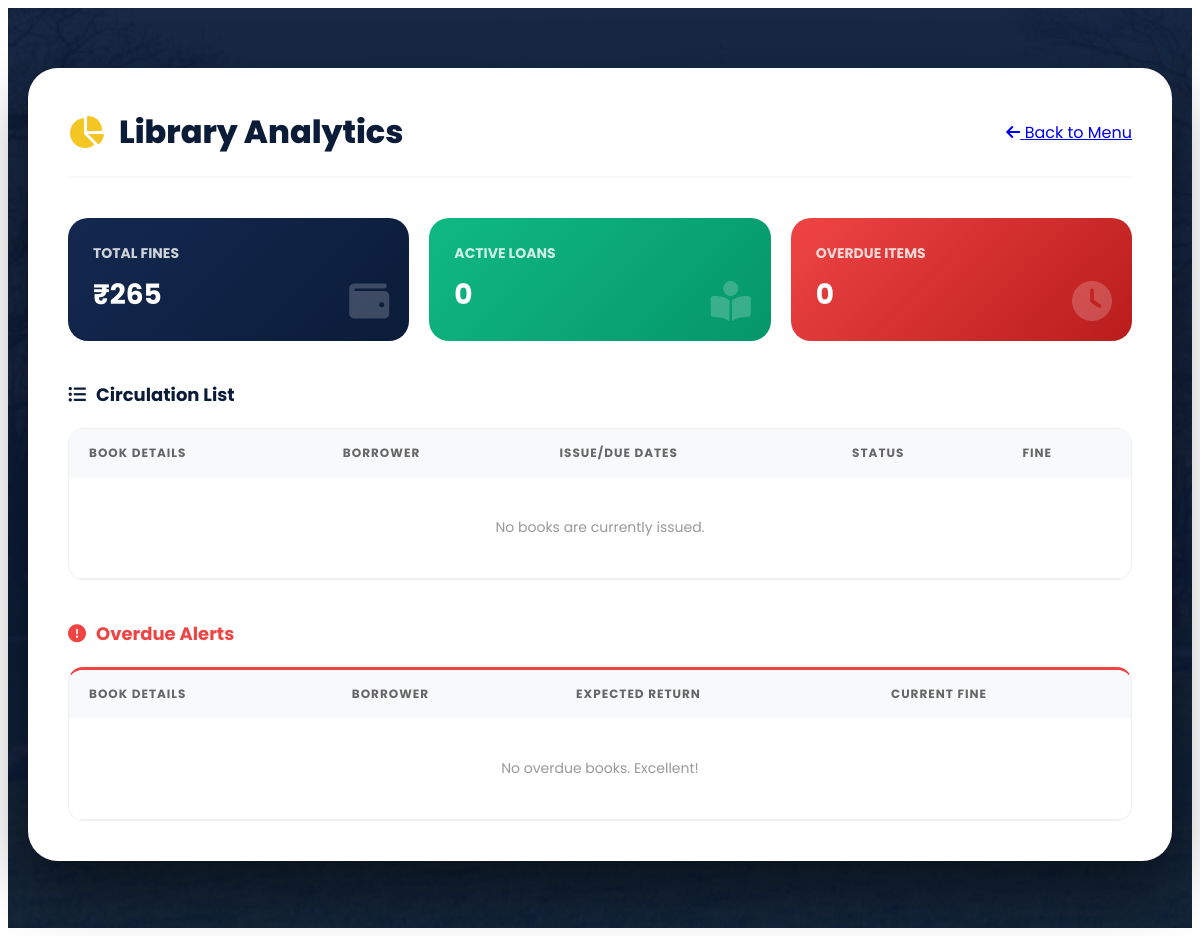
Before: /library/reports/ (signed in) with the older database file.
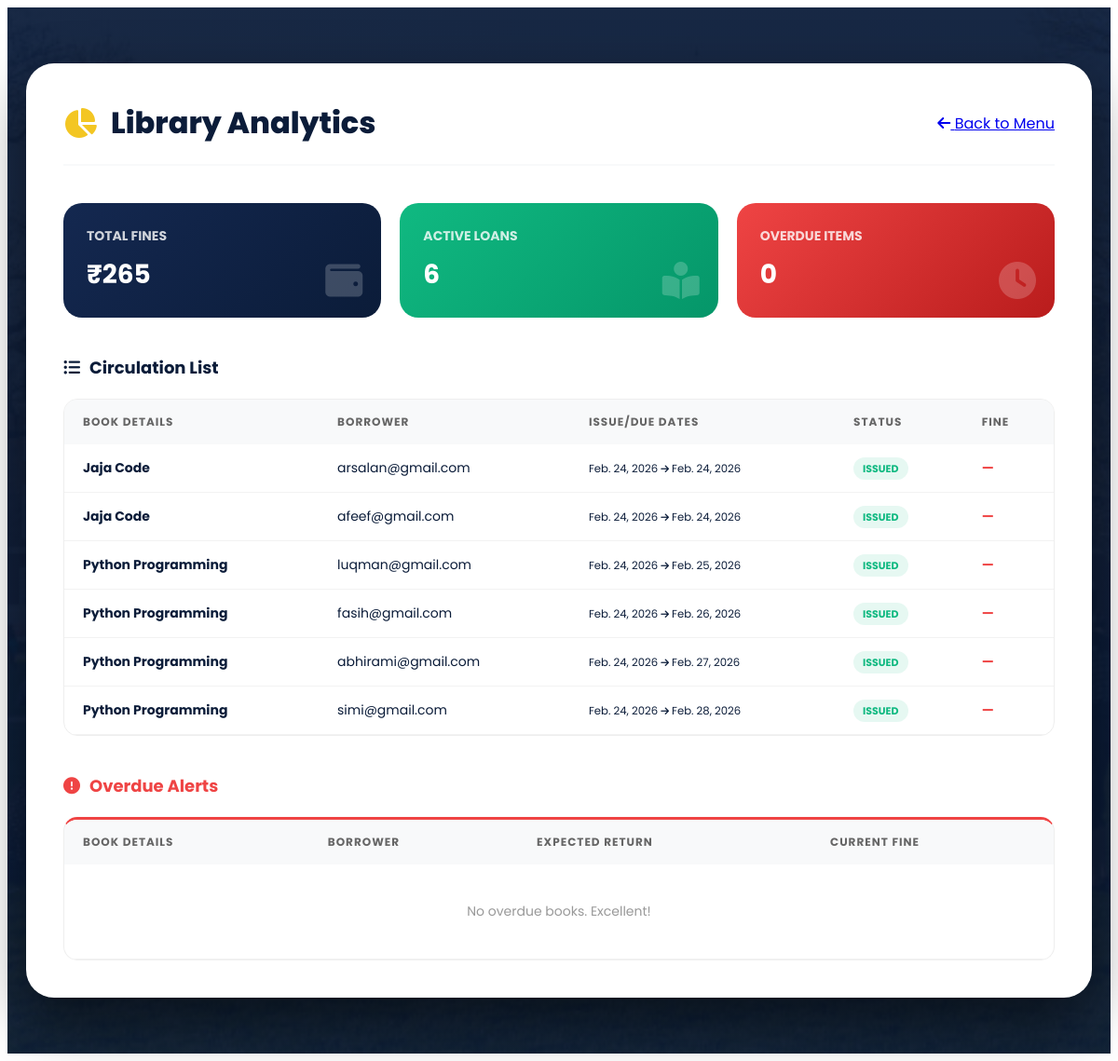
After: the same page with the newer database file.
### library/models.py (models this page shows, shortened)
class Issue(models.Model):
    STATUS_CHOICES = (
        ('ISSUED', 'Issued'),
        ('RETURNED', 'Returned'),
    )
    book = models.ForeignKey(Book, on_delete=models.CASCADE,null= True)
    user = models.ForeignKey(
        settings.AUTH_USER_MODEL,  # <-- use this instead of User
        on_delete=models.CASCADE,null=True
    )
    issue_date = models.DateField(auto_now_add=True,null=True)
    due_date = models.DateField(null=True)
    return_date = models.DateField(null=True, blank=True)
    fine = models.DecimalField(
        max_digits=6,
        decimal_places=2,
        default=0,null=True
    )
    fine_paid = models.BooleanField(default=False)
    status = models.CharField(
        max_length=10,
        choices=STATUS_CHOICES,
        default='ISSUED',null=True
    )
    paid_amount = models.DecimalField(   # 👈 ADD THIS
        max_digits=6,
        decimal_places=2,
        default=0
    )
    reminder_sent = models.BooleanField(default=False)
    overdue_notified = models.BooleanField(default=False)

class Book(models.Model):
    title = models.CharField(max_length=200,null=True)
    author = models.CharField(max_length=150,null=True)
    isbn = models.CharField(max_length=20, unique=True,null=True)
    category = models.CharField(max_length=100,null=True)
    total_copies = models.PositiveIntegerField(null=True)
    available_copies = models.PositiveIntegerField(null=True)
    created_at = models.DateTimeField(auto_now_add=True,null=True)

### accounts/models.py (models this page shows)
class User(AbstractUser):
    ROLE_CHOICES = (
        ('student','Student'),
        ('teacher','Teacher'),
        ('parent','Parent'),
    )
    role = models.CharField(
        max_length=10,
        choices=ROLE_CHOICES,
        blank=True,
        null=True
    )

### library/views.py (the view, shortened to what this page needs)
# urls.py: path('reports/', views.library_reports, name='library-reports'),
@login_required
@user_passes_test(is_staff)
def library_reports(request):
    today = timezone.now().date()
    all_issues = Issue.objects.all().order_by('-issue_date')
    issued_books = Issue.objects.filter(status='ISSUED')
    overdue_books = issued_books.filter(due_date__lt=today)
    total_fines = Issue.objects.aggregate(Sum('fine'))['fine__sum'] or 0
    context = {
        'all_issues': all_issues,
        'issued_books': issued_books,
        'overdue_books': overdue_books,
        'total_fines': total_fines,
    }
    return render(request, 'library/library_reports.html', context)

### library/views.py (called while the page is built)
def is_staff(user):
    return user.is_staff

### notifications/context_processors.py (called while the page is built)
def notification_count(request):
    if request.user.is_authenticated:
        count = Notification.objects.filter(
            recipient=request.user,
            is_read=False
        ).count()
    else:
        count = 0
    return {
        'unread_notification_count': count
    }

### templates/library/library_reports.html (shortened to what this page needs)
{% extends 'base.html' %}
{% load static %}
{% block content %}
<link rel="stylesheet" href="https://cdnjs.cloudflare.com/ajax/libs/font-awesome/6.5.1/css/all.min.css"/>
<div class="report-page">
    <div class="report-container">
        <div class="report-header">
            <h2><i class="fas fa-chart-pie"></i> Library Analytics</h2>
            <a href="{% url 'library-menu' %}" class="btn-back">
                <i class="fas fa-arrow-left"></i> Back to Menu
            </a>
        </div>
        <div class="stat-grid">
            <div class="stat-card fines">
                <h3>Total Fines</h3>
                <span class="value">₹{{ total_fines }}</span>
                <i class="fas fa-wallet"></i>
            </div>
            <div class="stat-card issued">
                <h3>Active Loans</h3>
                <span class="value">{{ issued_books|length }}</span>
                <i class="fas fa-book-reader"></i>
            </div>
            <div class="stat-card overdue">
                <h3>Overdue Items</h3>
                <span class="value">{{ overdue_books|length }}</span>
                <i class="fas fa-clock"></i>
            </div>
        </div>
        <h4><i class="fas fa-list-ul"></i> Circulation List</h4>
        <div class="table-wrapper">
            <table>
                <thead>
                    <tr>
                        <th>Book Details</th>
                        <th>Borrower</th>
                        <th>Issue/Due Dates</th>
                        <th>Status</th>
                        <th>Fine</th>
                    </tr>
                </thead>
                <tbody>
                    {% for issue in issued_books %}
                    <tr>
                        <td data-label="Book Details"><strong>{{ issue.book.title }}</strong></td>
                        <td data-label="Borrower">{{ issue.user.username }}</td>
                        <td data-label="Dates">
                            <small>{{ issue.issue_date }} <i class="fas fa-arrow-right" style="font-size: 10px;"></i> {{ issue.due_date }}</small>
                        </td>
                        <td data-label="Status">
                            <span class="status-badge badge-issued">{{ issue.status }}</span>
                        </td>
                        <td data-label="Fine" class="badge-fine">
                            {% if issue.fine %}₹{{ issue.fine }}{% else %}—{% endif %}
                        </td>
                    </tr>
                    {% empty %}
                    <tr><td colspan="5" style="text-align:center; padding: 40px; color: #999;">No books are currently issued.</td></tr>
                    {% endfor %}
                </tbody>
            </table>
        </div>
        <h4 class="overdue-title"><i class="fas fa-exclamation-circle"></i> Overdue Alerts</h4>
        <div class="table-wrapper" style="border-top: 3px solid var(--danger);">
            <table>
                <thead>
                    <tr>
                        <th>Book Details</th>
                        <th>Borrower</th>
                        <th>Expected Return</th>
                        <th>Current Fine</th>
                    </tr>
                </thead>
                <tbody>
                    {% for issue in overdue_books %}
                    <tr>
                        <td data-label="Book Details"><strong>{{ issue.book.title }}</strong></td>
                        <td data-label="Borrower">{{ issue.user.username }}</td>
                        <td data-label="Return Date">{{ issue.due_date }}</td>
                        <td data-label="Fine" class="badge-fine">
                            ₹{{ issue.fine }}
                        </td>
                    </tr>
                    {% empty %}
                    <tr><td colspan="4" style="text-align:center; padding: 40px; color: #999;">No overdue books. Excellent!</td></tr>
                    {% endfor %}
                </tbody>
            </table>
        </div>
    </div>
</div>
{% endblock %}

### templates/base.html (shortened to what this page needs)
{% load static %}
<!DOCTYPE html>
<html>
<head>
    <link rel="stylesheet" href="https://cdnjs.cloudflare.com/ajax/libs/font-awesome/6.5.1/css/all.min.css">
</head>
<body>
{% block content %}
{% endblock %}
</body>
</html>

Changed rows visible on the page:
added Issue: book "Jaja Code", user.username "arsalan@gmail.com", issue_date "Feb. 24, 2026", due_date "Feb. 24, 2026", status "ISSUED"
added Issue: book "Jaja Code", user.username "afeef@gmail.com", issue_date "Feb. 24, 2026", due_date "Feb. 24, 2026", status "ISSUED"
added Issue: book "Python Programming", user.username "luqman@gmail.com", issue_date "Feb. 24, 2026", due_date "Feb. 25, 2026", status "ISSUED"
added Issue: book "Python Programming", user.username "fasih@gmail.com", issue_date "Feb. 24, 2026", due_date "Feb. 26, 2026", status "ISSUED"
added Issue: book "Python Programming", user.username "abhirami@gmail.com", issue_date "Feb. 24, 2026", due_date "Feb. 27, 2026", status "ISSUED"
added Issue: book "Python Programming", user.username "simi@gmail.com", issue_date "Feb. 24, 2026", due_date "Feb. 28, 2026", status "ISSUED"
Other visible differences:
{{ issued_books|length }}: "0" → "6"
text no longer shown: "No books are currently issued."
